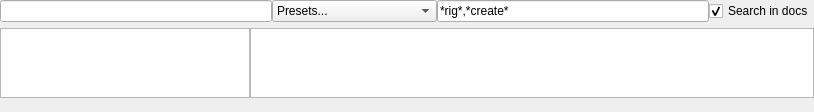
<?xml version="1.0" encoding="UTF-8"?>
<ui version="4.0">
 <class>devMateUI</class>
 <widget class="QWidget" name="devMateUI">
  <property name="geometry">
   <rect>
    <x>0</x>
    <y>0</y>
    <width>814</width>
    <height>108</height>
   </rect>
  </property>
  <property name="windowTitle">
   <string>Dev' Mate</string>
  </property>
  <layout class="QVBoxLayout" name="verticalLayout">
   <property name="spacing">
    <number>0</number>
   </property>
   <property name="margin">
    <number>0</number>
   </property>
   <item>
    <layout class="QHBoxLayout" name="horizontalLayout_2">
     <property name="topMargin">
      <number>0</number>
     </property>
     <property name="bottomMargin">
      <number>6</number>
     </property>
     <item>
      <widget class="QLineEdit" name="tkDMFunctionsLE">
       <property name="enabled">
        <bool>true</bool>
       </property>
       <property name="visible">
        <bool>false</bool>
       </property>
      </widget>
     </item>
     <item>
      <widget class="QComboBox" name="comboBox">
       <item>
        <property name="text">
         <string>Presets...</string>
        </property>
       </item>
       <item>
        <property name="text">
         <string>------------------</string>
        </property>
       </item>
       <item>
        <property name="text">
         <string>*rig*,*create*,*character*</string>
        </property>
       </item>
      </widget>
     </item>
     <item>
      <widget class="QLineEdit" name="tkDMFiltersTB">
       <property name="text">
        <string>*rig*,*create*</string>
       </property>
       <property name="+cc" stdset="0">
        <string>&quot;tkDevHelpers.filtersChanged()&quot;</string>
       </property>
      </widget>
     </item>
     <item>
      <widget class="QCheckBox" name="tkDMDocCB">
       <property name="text">
        <string>Search in docs</string>
       </property>
       <property name="checked">
        <bool>true</bool>
       </property>
       <property name="+cc" stdset="0">
        <string>&quot;tkDevHelpers.docChanged()&quot;</string>
       </property>
      </widget>
     </item>
    </layout>
   </item>
   <item>
    <layout class="QHBoxLayout" name="horizontalLayout">
     <property name="bottomMargin">
      <number>0</number>
     </property>
     <item>
      <widget class="QListWidget" name="tkDMFunctionsLB">
       <property name="sizePolicy">
        <sizepolicy hsizetype="Expanding" vsizetype="Expanding">
         <horstretch>2</horstretch>
         <verstretch>0</verstretch>
        </sizepolicy>
       </property>
       <property name="minimumSize">
        <size>
         <width>100</width>
         <height>0</height>
        </size>
       </property>
       <property name="maximumSize">
        <size>
         <width>250</width>
         <height>16777215</height>
        </size>
       </property>
       <property name="+sc" stdset="0">
        <string>&quot;tkDevHelpers.functionSelChanged()&quot;</string>
       </property>
      </widget>
     </item>
     <item>
      <widget class="QTextEdit" name="tkDMFunctionsTB">
       <property name="sizePolicy">
        <sizepolicy hsizetype="Expanding" vsizetype="Expanding">
         <horstretch>3</horstretch>
         <verstretch>0</verstretch>
        </sizepolicy>
       </property>
      </widget>
     </item>
    </layout>
   </item>
   <item>
    <widget class="QLabel" name="label">
     <property name="sizePolicy">
      <sizepolicy hsizetype="Preferred" vsizetype="Fixed">
       <horstretch>0</horstretch>
       <verstretch>0</verstretch>
      </sizepolicy>
     </property>
     <property name="maximumSize">
      <size>
       <width>16777215</width>
       <height>15</height>
      </size>
     </property>
     <property name="text">
      <string/>
     </property>
     <property name="pixmap">
      <pixmap>pictures/MiniLogo.png</pixmap>
     </property>
     <property name="alignment">
      <set>Qt::AlignRight|Qt::AlignTrailing|Qt::AlignVCenter</set>
     </property>
    </widget>
   </item>
  </layout>
 </widget>
 <resources/>
 <connections>
  <connection>
   <sender>tkDMFunctionsLE</sender>
   <signal>textChanged(QString)</signal>
   <receiver>tkDMFunctionsTB</receiver>
   <slot>setText(QString)</slot>
   <hints>
    <hint type="sourcelabel">
     <x>194</x>
     <y>27</y>
    </hint>
    <hint type="destinationlabel">
     <x>355</x>
     <y>81</y>
    </hint>
   </hints>
  </connection>
 </connections>
</ui>
